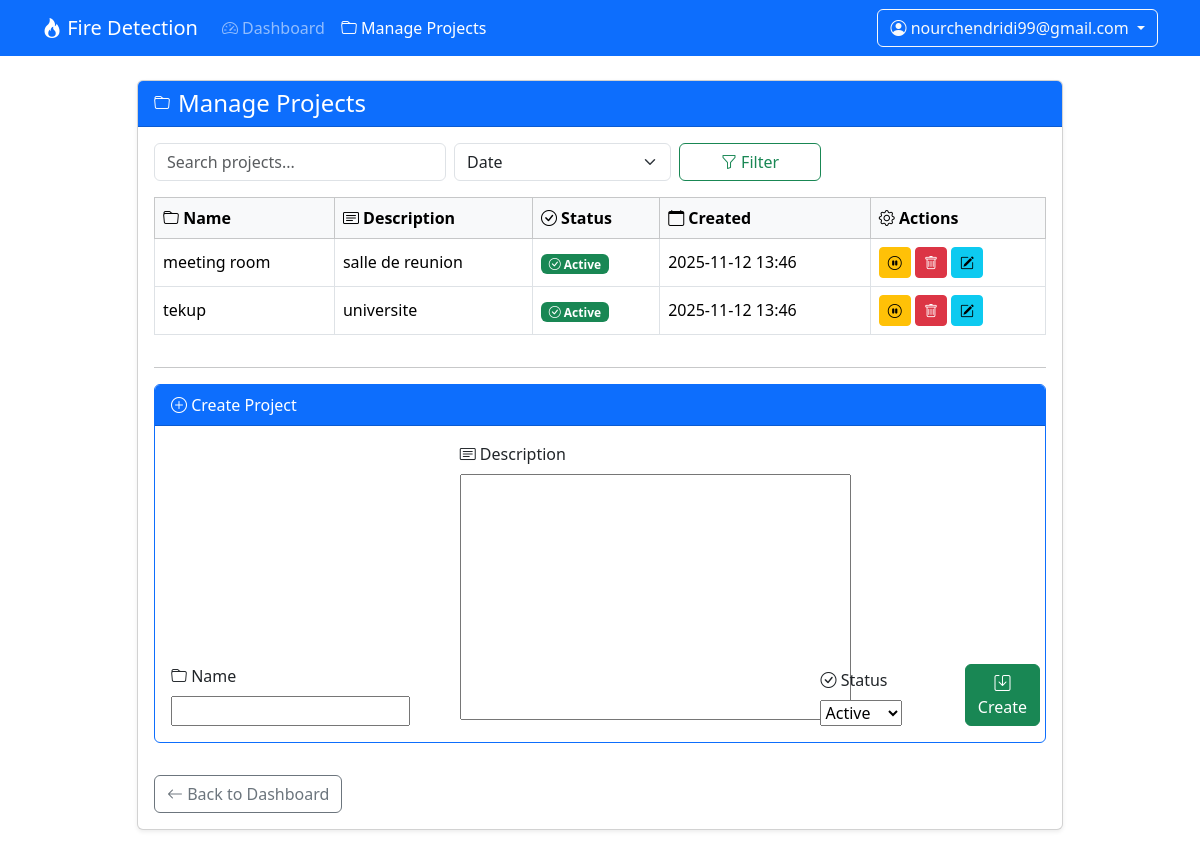
The page /accounts/projects/manage/ (signed in) on the database its author committed.
### accounts/models.py (models this page shows, shortened)
class CustomUser(AbstractUser):
	username = None
	email = models.EmailField('email address', unique=True)
	USER_TYPE_ADMIN = 'admin'
	USER_TYPE_SUPERVISOR = 'supervisor'
	USER_TYPE_AGENT = 'agent'
	USER_TYPE_CHOICES = [
		(USER_TYPE_ADMIN, 'Admin'),
		(USER_TYPE_SUPERVISOR, 'Supervisor'),
		(USER_TYPE_AGENT, 'Agent'),
	]
	user_type = models.CharField(max_length=20, choices=USER_TYPE_CHOICES, default=USER_TYPE_AGENT)
	USERNAME_FIELD = 'email'
	REQUIRED_FIELDS = []  # email is required by USERNAME_FIELD
	objects = CustomUserManager()

class Project(models.Model):
    STATUS_ACTIVE = 'active'
    STATUS_INACTIVE = 'inactive'
    STATUS_CHOICES = [
        (STATUS_ACTIVE, 'Active'),
        (STATUS_INACTIVE, 'Inactive'),
    ]
    name = models.CharField(max_length=100)
    description = models.TextField(blank=True)
    status = models.CharField(max_length=10, choices=STATUS_CHOICES, default=STATUS_ACTIVE)
    created_at = models.DateTimeField(auto_now_add=True)

### accounts/views.py (the view, shortened to what this page needs)
# urls.py: path('projects/manage/', views.manage_projects, name='manage_projects'),
@require_http_methods(['GET', 'POST'])
@role_required(User.USER_TYPE_ADMIN)
def manage_projects(request):
    sort = request.GET.get('sort', 'created_at')
    search = request.GET.get('search', '')
    projects = Project.objects.all()
    if search:
        projects = projects.filter(name__icontains=search)
    projects = projects.order_by(sort)
    edit_project = None
    if 'edit' in request.GET:
        try:
            edit_project = Project.objects.get(pk=request.GET['edit'])
        except Project.DoesNotExist:
            edit_project = None
    if edit_project:
        form = ProjectForm(instance=edit_project)
    else:
        form = ProjectForm()
    return render(request, 'accounts/manage_projects.html', {
        'projects': projects,
        'sort': sort,
        'search': search,
        'edit_project': edit_project,
        'form': form,
    })

### accounts/views.py
class ProjectForm(forms.ModelForm):
    class Meta:
        model = Project
        fields = ['name', 'description', 'status']

### accounts/templates/accounts/manage_projects.html (shortened to what this page needs)
{% load static %}
<!doctype html>
<html>
<head>
    <link href="https://cdn.jsdelivr.net/npm/bootstrap@5.3.2/dist/css/bootstrap.min.css" rel="stylesheet">
    <link href="https://cdn.jsdelivr.net/npm/bootstrap-icons@1.7.2/font/bootstrap-icons.css" rel="stylesheet">
</head>
<body>
    <nav class="navbar navbar-expand-lg navbar-dark bg-primary mb-4">
        <div class="container">
            <a class="navbar-brand" href="#"><i class="bi bi-fire"></i> Fire Detection</a>
            <div class="collapse navbar-collapse" id="navbarNav">
                <ul class="navbar-nav me-auto">
                    <li class="nav-item">
                        <a class="nav-link" href="{% url 'admin_dashboard' %}"><i class="bi bi-speedometer2"></i> Dashboard</a>
                    </li>
                    <li class="nav-item">
                        <a class="nav-link active" href="{% url 'manage_projects' %}"><i class="bi bi-folder"></i> Manage Projects</a>
                    </li>
                </ul>
                <div class="d-flex align-items-center">
                    <div class="dropdown">
                        <button class="btn btn-outline-light dropdown-toggle" type="button" data-bs-toggle="dropdown">
                            <i class="bi bi-person-circle"></i> {{ request.user.email }}
                        </button>
                    </div>
                </div>
            </div>
        </div>
    </nav>
    <div class="container">
        <div class="row justify-content-center">
            <div class="col-lg-10">
                <div class="card shadow-sm mb-4">
                    <div class="card-header bg-primary text-white d-flex align-items-center">
                        <i class="bi bi-folder me-2"></i>
                        <h4 class="mb-0">Manage Projects</h4>
                    </div>
                    <div class="card-body">
                        <form method="get" class="row g-2 mb-3">
                            <div class="col-md-4">
                                <input type="text" name="search" value="{{ search }}" class="form-control" placeholder="Search projects...">
                            </div>
                            <div class="col-md-3">
                                <select name="sort" class="form-select">
                                    <option value="created_at" {% if sort == 'created_at' %}selected{% endif %}>Date</option>
                                </select>
                            </div>
                            <div class="col-md-2">
                                <button type="submit" class="btn btn-outline-success w-100"><i class="bi bi-funnel"></i> Filter</button>
                            </div>
                        </form>
                        <div class="table-responsive">
                            <table class="table table-bordered table-hover align-middle">
                                <thead class="table-light">
                                    <tr>
                                        <th><i class="bi bi-folder"></i> Name</th>
                                        <th><i class="bi bi-card-text"></i> Description</th>
                                        <th><i class="bi bi-check-circle"></i> Status</th>
                                        <th><i class="bi bi-calendar"></i> Created</th>
                                        <th><i class="bi bi-gear"></i> Actions</th>
                                    </tr>
                                </thead>
                                <tbody>
                                {% for project in projects %}
                                    <tr>
                                        <td>{{ project.name }}</td>
                                        <td>{{ project.description|truncatewords:10 }}</td>
                                        <td>
                                            {% if project.status == 'active' %}
                                                <span class="badge bg-success"><i class="bi bi-check-circle"></i> Active</span>
                                            {% else %}
                                                <span class="badge bg-secondary"><i class="bi bi-x-circle"></i> Inactive</span>
                                            {% endif %}
                                        </td>
                                        <td>{{ project.created_at|date:"Y-m-d H:i" }}</td>
                                        <td>
                                            <div class="d-flex gap-1">
                                                <form method="post" style="display:inline;">
                                                    {% if project.status == 'active' %}
                                                        <button name="action" value="deactivate" class="btn btn-warning btn-sm" title="Deactivate">
                                                            <i class="bi bi-pause-circle"></i>
                                                        </button>
                                                    {% else %}
                                                        <button name="action" value="activate" class="btn btn-success btn-sm" title="Activate">
                                                            <i class="bi bi-play-circle"></i>
                                                        </button>
                                                    {% endif %}
                                                    <button name="action" value="delete" class="btn btn-danger btn-sm" title="Delete" onclick="return confirm('Delete project?');">
                                                        <i class="bi bi-trash"></i>
                                                    </button>
                                                </form>
                                                <a href="?edit={{ project.id }}&sort={{ sort }}&search={{ search }}" class="btn btn-info btn-sm" title="Edit">
                                                    <i class="bi bi-pencil-square"></i>
                                                </a>
                                            </div>
                                        </td>
                                    </tr>
                                {% endfor %}
                                </tbody>
                            </table>
                        </div>
                        <hr>
                        <div class="card border-primary mb-3">
                            <div class="card-header bg-primary text-white">
                                {% if edit_project %}
                                    <i class="bi bi-pencil-square"></i> Edit Project
                                {% else %}
                                    <i class="bi bi-plus-circle"></i> Create Project
                                {% endif %}
                            </div>
                            <div class="card-body">
                                <form method="post" class="row g-2 align-items-end">
                                    <div class="col-md-4">
                                        <label class="form-label"><i class="bi bi-folder"></i> Name</label>
                                        {{ form.name }}
                                    </div>
                                    <div class="col-md-5">
                                        <label class="form-label"><i class="bi bi-card-text"></i> Description</label>
                                        {{ form.description }}
                                    </div>
                                    <div class="col-md-2">
                                        <label class="form-label"><i class="bi bi-check-circle"></i> Status</label>
                                        {{ form.status }}
                                    </div>
                                    <div class="col-md-1 d-flex gap-2">
                                        <button type="submit" class="btn btn-success">
                                            <i class="bi bi-save"></i> {% if edit_project %}Save{% else %}Create{% endif %}
                                        </button>
                                    </div>
                                </form>
                            </div>
                        </div>
                        <a href="{% url 'admin_dashboard' %}" class="btn btn-outline-secondary mt-3">
                            <i class="bi bi-arrow-left"></i> Back to Dashboard
                        </a>
                    </div>
                </div>
            </div>
        </div>
    </div>
</body>
</html>

### rows shown on the page
CustomUser: user.email "nourchendridi99@gmail.com"
Project: name "meeting room", description "salle de reunion", status "active" (drawn), created_at "2025-11-12 13:46"
Project: name "tekup", description "universite", status "active" (drawn), created_at "2025-11-12 13:46"
